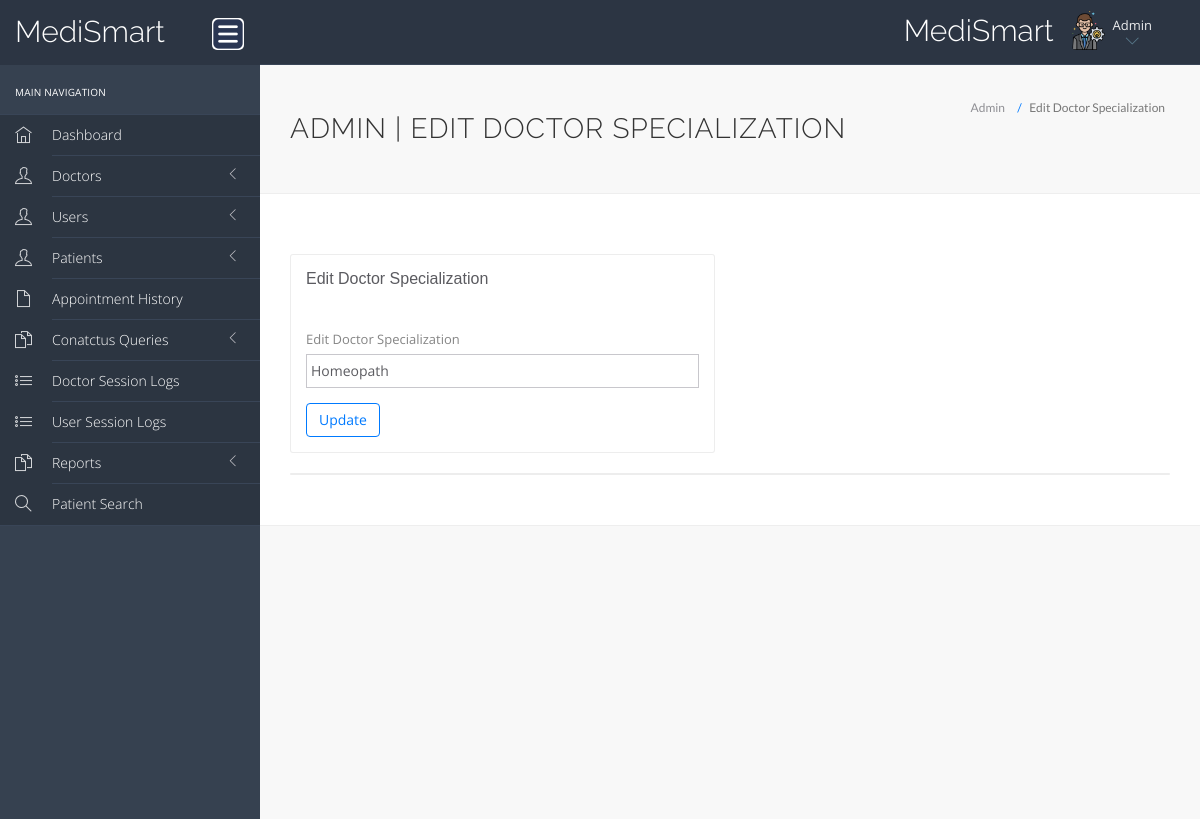
Before: /hms/admin/edit-doctor-specialization.php?id=4 (signed in) with the older database file.
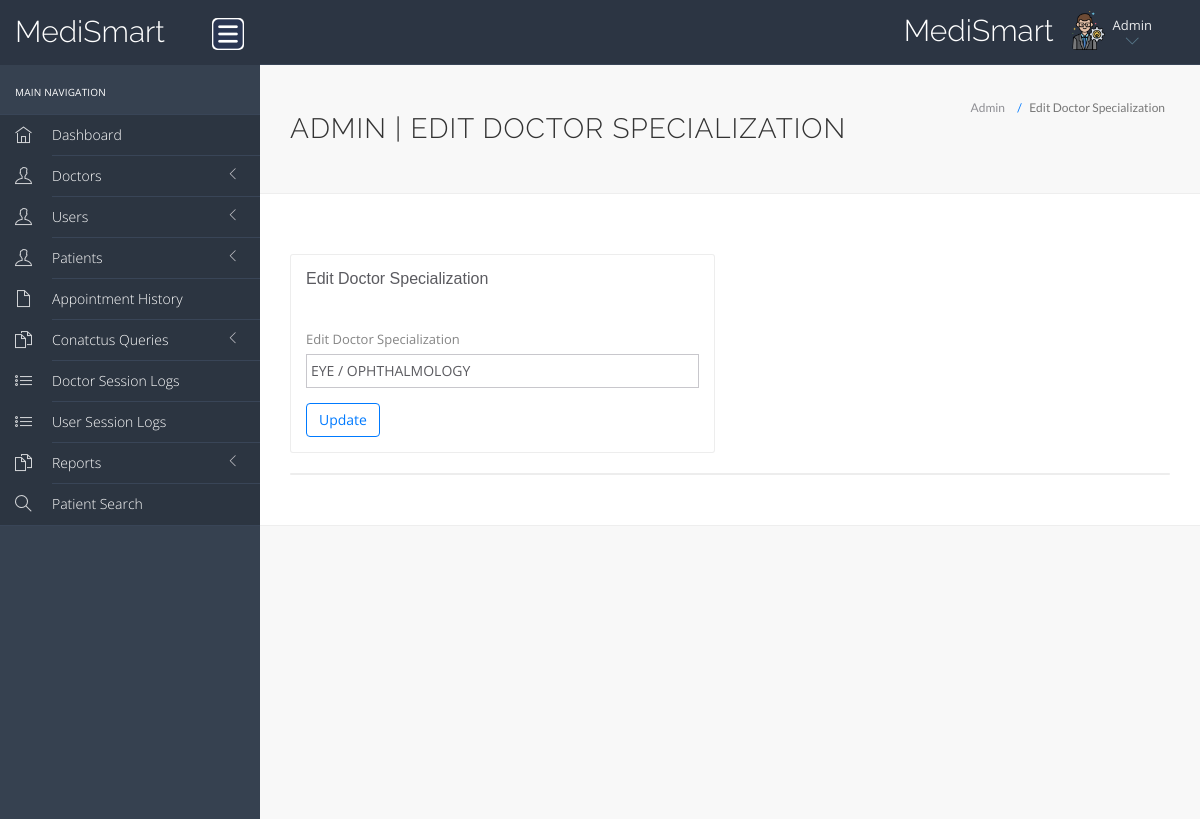
After: the same page with the newer database file.
### tables this page shows
CREATE TABLE `doctorspecilization` (
  `id` int(11) NOT NULL,
  `specilization` varchar(255) DEFAULT NULL,
  `creationDate` timestamp NULL DEFAULT current_timestamp(),
  `updationDate` timestamp NULL DEFAULT NULL ON UPDATE current_timestamp()
);

### hms/admin/edit-doctor-specialization.php (the view, shortened to what this page needs)
<?php
include('include/config.php');
?>
<!DOCTYPE html>
<html lang="en">
	<head>
		<link rel="stylesheet" href="vendor/bootstrap/css/bootstrap.min.css">
		<link rel="stylesheet" href="vendor/fontawesome/css/font-awesome.min.css">
		<link rel="stylesheet" href="vendor/themify-icons/themify-icons.min.css">
		<link href="vendor/animate.css/animate.min.css" rel="stylesheet" media="screen">
		<link href="vendor/perfect-scrollbar/perfect-scrollbar.min.css" rel="stylesheet" media="screen">
		<link href="vendor/switchery/switchery.min.css" rel="stylesheet" media="screen">
		<link href="vendor/bootstrap-touchspin/jquery.bootstrap-touchspin.min.css" rel="stylesheet" media="screen">
		<link href="vendor/select2/select2.min.css" rel="stylesheet" media="screen">
		<link href="vendor/bootstrap-datepicker/bootstrap-datepicker3.standalone.min.css" rel="stylesheet" media="screen">
		<link href="vendor/bootstrap-timepicker/bootstrap-timepicker.min.css" rel="stylesheet" media="screen">
		<link rel="stylesheet" href="assets/css/styles.css">
		<link rel="stylesheet" href="assets/css/plugins.css">
		<link rel="stylesheet" href="assets/css/themes/theme-5.css" id="skin_color" />
	</head>
	<body>
		<div id="app">
<?php include('include/sidebar.php');?>
			<div class="app-content">
						<?php include('include/header.php');?>
				<div class="main-content" >
					<div class="wrap-content container" id="container">
						<section id="page-title">
							<div class="row">
								<div class="col-sm-8">
									<h1 class="mainTitle">Admin | Edit Doctor Specialization</h1>
																	</div>
								<ol class="breadcrumb">
									<li>
										<span>Admin</span>
									</li>
									<li class="active">
										<span>Edit Doctor Specialization</span>
									</li>
								</ol>
							</div>
						</section>
						<div class="container-fluid container-fullw bg-white">
							<div class="row">
								<div class="col-md-12">
									<div class="row margin-top-30">
										<div class="col-lg-6 col-md-12">
											<div class="panel panel-white">
												<div class="panel-heading">
													<h5 class="panel-title">Edit Doctor Specialization</h5>
												</div>
												<div class="panel-body">
													<form role="form" name="dcotorspcl" method="post" >
														<div class="form-group">
															<label for="exampleInputEmail1">
																Edit Doctor Specialization
															</label>
	<?php
$id=intval($_GET['id']);
	$sql=mysqli_query($con,"select * from doctorSpecilization where id='$id'");
while($row=mysqli_fetch_array($sql))
{
	?>		<input type="text" name="doctorspecilization" class="form-control" value="<?php echo $row['specilization'];?>" >
	<?php } ?>
														</div>
														<button type="submit" name="submit" class="btn btn-o btn-primary">
															Update
														</button>
													</form>
												</div>
											</div>
										</div>
											</div>
										</div>
									<div class="col-lg-12 col-md-12">
											<div class="panel panel-white">
											</div>
										</div>
									</div>
								</div>
							</div>
						</div>
					</div>
				</div>
	<?php include('include/footer.php');?>
	</body>
</html>

Changed rows visible on the page:
changed doctorspecilization: doctorspecilization "Homeopath" → "EYE / OPHTHALMOLOGY"
